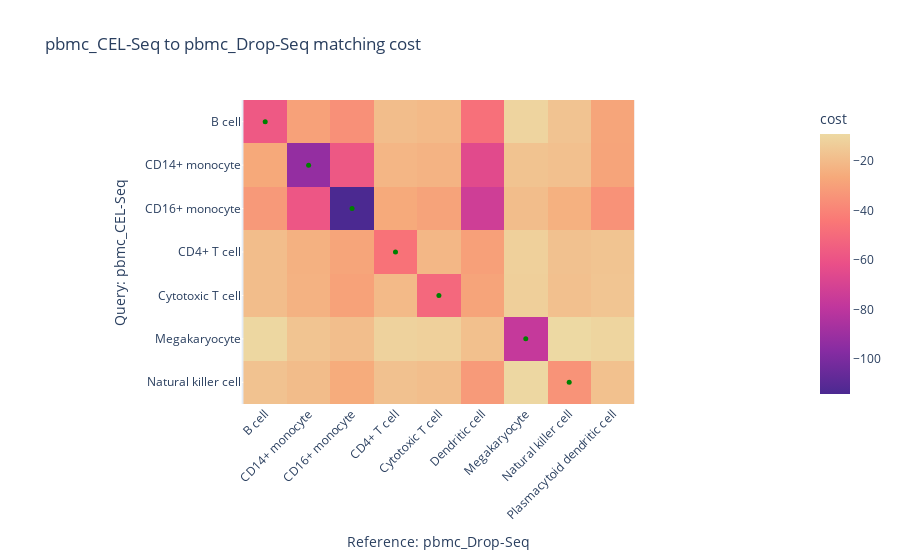

This figure's notebook cell:
### Code cell
q, ref = 'pbmc_CEL-Seq', 'pbmc_Drop-Seq'

rcm = RefCM()
m = rcm.annotate(ds[q], q, ds[ref], ref, 'labels', 'labels')
m.eval('labels')
m.display_matching_costs('labels')

### Figure 1 — Plotly figure (JSON) as saved in the notebook; plotly's stock layout.template omitted (floating-point values rounded to 4 significant figures)
{"data": [{"coloraxis": "coloraxis", "hovertemplate": "Reference: pbmc_Drop-Seq: %{x}<br>Query: pbmc_CEL-Seq: %{y}<br>cost: %{z}<extra></extra>", "name": "0", "type": "heatmap", "x": ["B cell", "CD14+ monocyte", "CD16+ monocyte", "CD4+ T cell", "Cytotoxic T cell", "Dendritic cell", "Megakaryocyte", "Natural killer cell", "Plasmacytoid dendritic cell"], "xaxis": "x", "y": ["B cell", "CD14+ monocyte", "CD16+ monocyte", "CD4+ T cell", "Cytotoxic T cell", "Megakaryocyte", "Natural killer cell"], "yaxis": "y", "z": [[-57.51, -29.46, -35.4, -19.42, -20.41, -47.54, -10.8, -16.94, -28.11], [-26.68, -92.71, -57.85, -21.94, -22.92, -65.22, -17.01, -18.12, -28.38], [-32.32, -58.43, -114.1, -26.07, -28.73, -73.26, -19.29, -23.82, -34.71], [-19.13, -23.54, -28.13, -46.44, -21.45, -29.62, -12.39, -17.74, -16.74], [-19.17, -23.24, -28.9, -20.52, -51.07, -28.19, -12.84, -18.13, -16.51], [-9.743, -16.85, -18.9, -11.47, -12.53, -18.35, -77.08, -9.069, -10.64], [-17.31, -19.62, -25.6, -17.69, -18.89, -31.77, -9.628, -34.43, -17.93]]}, {"hovertemplate": "%{y} -> %{x}", "marker": {"color": ["green", "green", "green", "green", "green", "green", "green"], "size": 5}, "mode": "markers", "name": "", "type": "scatter", "x": ["B cell", "CD14+ monocyte", "CD16+ monocyte", "CD4+ T cell", "Cytotoxic T cell", "Megakaryocyte", "Natural killer cell"], "y": ["B cell", "CD14+ monocyte", "CD16+ monocyte", "CD4+ T cell", "Cytotoxic T cell", "Megakaryocyte", "Natural killer cell"]}], "layout": {"coloraxis": {"colorbar": {"title": {"text": "cost"}}, "colorscale": [[0, "rgb(75, 41, 145)"], [0.1667, "rgb(135, 44, 162)"], [0.3333, "rgb(192, 54, 157)"], [0.5, "rgb(234, 79, 136)"], [0.6667, "rgb(250, 120, 118)"], [0.8333, "rgb(246, 169, 122)"], [1, "rgb(237, 217, 163)"]]}, "title": {"text": "pbmc_CEL-Seq to pbmc_Drop-Seq matching cost"}, "xaxis": {"anchor": "y", "constrain": "domain", "domain": [0, 1], "scaleanchor": "y", "tickangle": -45, "title": {"text": "Reference: pbmc_Drop-Seq"}}, "yaxis": {"anchor": "x", "autorange": "reversed", "constrain": "domain", "domain": [0, 1], "title": {"text": "Query: pbmc_CEL-Seq"}}}}
